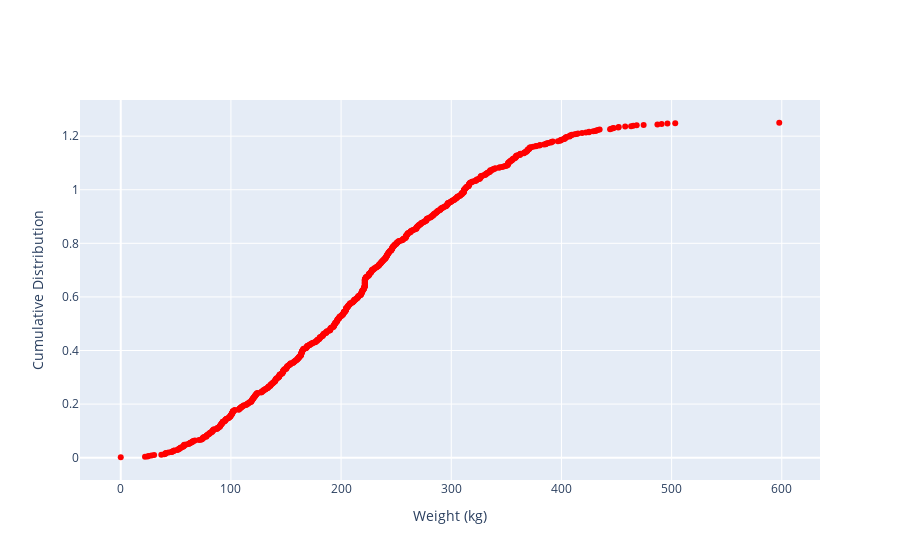

Here is the notebook cell this chart was saved with:
### Code cell
import plotly.graph_objects as go
import pandas as pd
import numpy as np

df = pd.read_csv("data/crown_flank_dataset.csv")

wl_depths = df["WL_Depth"]
df = df[df["WL_Depth"] > 150]

# Plot cumulative distribution of coupled criterion
weight = np.arange(0, 600, 10)
cc = df["coupled_criterion"][~np.isnan(df["coupled_criterion"])]
sorted_cc = np.sort(cc)
cdf = np.arange(1, len(sorted_cc) + 1) / len(sorted_cc)

fig = go.Figure()
fig.add_trace(go.Scatter(x=sorted_cc, y=cdf, mode="markers", name="Coupled Criterion", marker=dict(color="red")))
fig.update_layout(xaxis_title="Weight (kg)", yaxis_title="Cumulative Distribution")
fig.show()

### Figure 1 — Plotly figure (JSON) as saved in the notebook; plotly's stock layout.template omitted (floating-point values rounded to 4 significant figures; data arrays with more than 128 entries replaced by an {"elided": "..."} marker saying what was removed)
{"data": [{"marker": {"color": "red"}, "mode": "markers", "name": "Coupled Criterion", "type": "scatter", "x": {"elided": "781 float values"}, "y": {"elided": "781 float values"}}], "layout": {"xaxis": {"title": {"text": "Weight (kg)"}}, "yaxis": {"title": {"text": "Cumulative Distribution"}}}}
